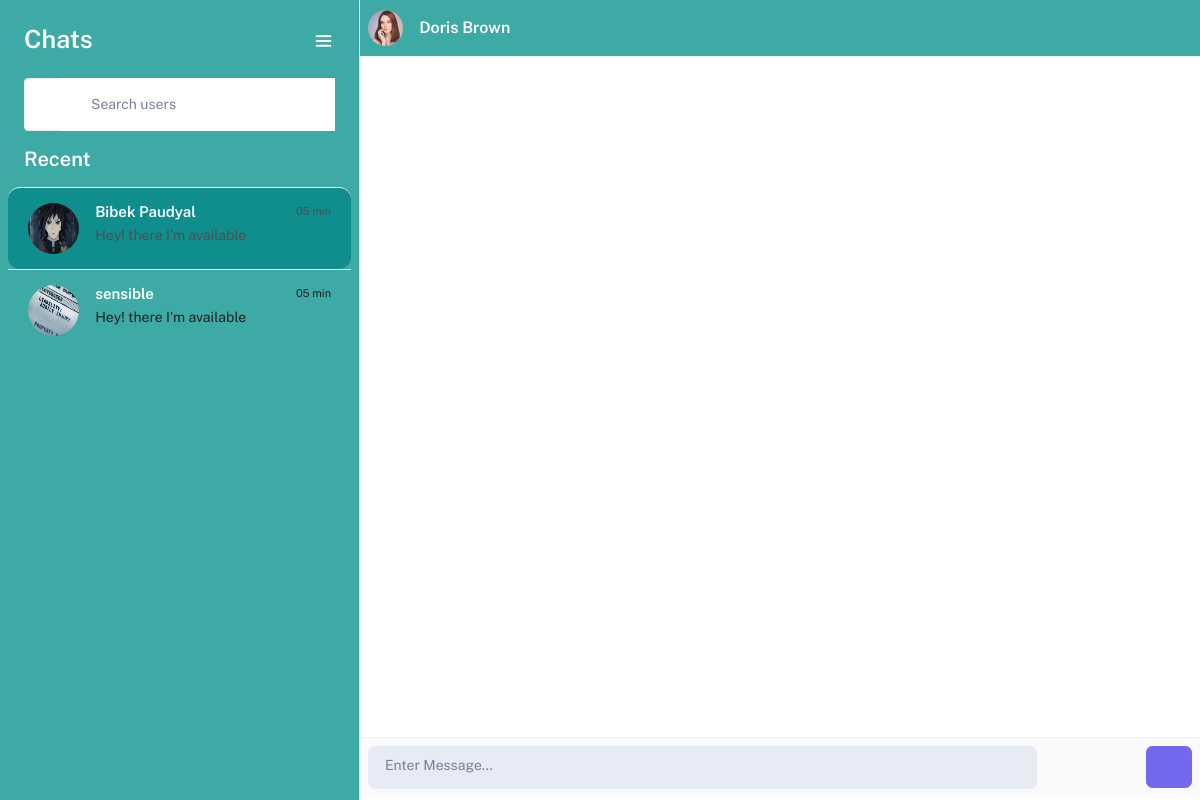
/chat/ (signed in), run on the app's committed database.
### core/models.py (models this page shows, shortened)
class PrivateChatThread(models.Model):
    first_user = models.ForeignKey(settings.AUTH_USER_MODEL, on_delete=models.CASCADE, null=True, blank=True, related_name='thread_first_person')
    second_user = models.ForeignKey(settings.AUTH_USER_MODEL, on_delete=models.CASCADE, null=True,blank=True,related_name='other_user')
    connected_users = models.ManyToManyField(settings.AUTH_USER_MODEL,blank = True, related_name="private_connected_users")
    is_active = models.BooleanField(default=False)
    timestamp = models.DateTimeField(auto_now_add=True)
    updated_at = models.DateTimeField(auto_now = True)
    objects = PrivateChatManager()
    class Meta:
        unique_together = ['first_user','second_user']

class GroupChatThread(Group):
    group_name = models.CharField(max_length=100,null=True)
    admin = models.ForeignKey(settings.AUTH_USER_MODEL,null=True, on_delete=models.SET_NULL, related_name ='grpadmin')
    image = models.ImageField(default='group_photos/nouser.jpg',upload_to='group_photos')
    group_description = models.TextField(blank=True, help_text="description of the group")
    created_at = models.DateTimeField(auto_now_add=True,auto_now=False)
    updated_at = models.DateTimeField(auto_now=True)

### accounts/models.py (models this page shows, shortened)
class CustomUser(AbstractUser):
    email                   = models.EmailField(_('email address'), unique=True)
    username                = models.CharField(max_length=30, unique=True)
    date_joined				= models.DateTimeField(verbose_name='date joined', auto_now_add=True)
    last_login				= models.DateTimeField(verbose_name='last login', auto_now=True)
    is_admin				= models.BooleanField(default=False)
    is_active				= models.BooleanField(default=True)
    is_staff				= models.BooleanField(default=False)
    is_superuser			= models.BooleanField(default=False)
    profile_image			= models.ImageField(max_length=255, upload_to='user_photos', null=True, blank=True, default=DEFAULT)
    hide_email				= models.BooleanField(default=True)
    status                  = models.IntegerField(default=0)
    USERNAME_FIELD = 'email'
    REQUIRED_FIELDS = ['username','first_name','last_name']
    objects = CustomUserManager()
    def __str__(self):
        return self.username

### core/views.py (the view)
# urls.py: path('',views.chat_thread_view,name = 'conversation'),
@login_required
def chat_thread_view(request,*args,**kwargs):
    current_user = request.user
    group = None
    logged_user = CustomUser.objects.values(
        'id',
        'first_name',
        'last_name',
        'username',
        'profile_image',
    ).get(id = current_user.id)
    thread_id = request.GET.get('thread_id')
    context = {}
    context['current_user'] = logged_user
    if thread_id:
        private_thread = PrivateChatThread.objects.get(pk = thread_id)
        context['private_thread'] = private_thread
        context['private_thread_json'] = serialize('jsonl',private_thread)
    threads1 = PrivateChatThread.objects.filter(first_user = current_user, is_active = True)
    threads2 = PrivateChatThread.objects.filter(second_user = current_user, is_active = True)
    group_ids = current_user.groups.values_list('id')
    group_threads = GroupChatThread.objects.filter(id__in = group_ids)
    threads = sorted(chain(threads1, threads2,group_threads),key = attrgetter('updated_at'),reverse = True)
    for thread in threads:
        if hasattr(thread,'first_user') or hasattr(thread,'second_user'):
            if thread.first_user == current_user:
                friend = thread.second_user
            else:
                friend = thread.first_user
            friend_list = FriendList.objects.get(user = current_user)
            if not friend_list.is_mutual_friend(friend):
                private_chat = PrivateChatThread.objects.create_room_if_none(current_user,friend)
                private_chat.is_active = False
                private_chat.save()
        else:
            group = thread
    context['chat_threads'] = threads
    context['thread_id'] = thread_id
    return render(request,"core/index.html",context)

### core/templates/core/index.html (shortened to what this page needs)
<!doctype html>
{% load static %}
<html lang="en">
<head>
        <link rel="stylesheet" href="{% static 'css/searchuser.css' %}">
        <link href="{% static 'assets/libs/magnific-popup/magnific-popup.css' %}" rel="stylesheet" type="text/css" />
        <link href='https://unpkg.com/boxicons@2.0.7/css/boxicons.min.css' rel='stylesheet'>
        <link rel="stylesheet" href="{% static 'assets/libs/owl.carousel/assets/owl.carousel.min.css' %} ">
        <link rel="stylesheet" href="{% static 'assets/libs/owl.carousel/assets/owl.theme.default.min.css' %}">
        <link href="{% static 'assets/css/bootstrap.min.css' %}" id="bootstrap-style" rel="stylesheet" type="text/css" />
        <link href="{% static 'assets/css/icons.min.css' %}" rel="stylesheet" type="text/css" />
        <link href="{% static 'assets/css/app.min.css' %}" id="app-style" rel="stylesheet" type="text/css" />
        <link rel="stylesheet" href="{% static 'package/css/lightgallery-bundle.css' %}" />
        <link rel="stylesheet" href="https://cdnjs.cloudflare.com/ajax/libs/highlight.js/10.2.0/styles/default.min.css" />
    </head>
    <body>
        <div style="background-color: var(--themecolor);" class="layout-wrapper d-lg-flex">
            <div class="chat-leftsidebar">
                <div class="tab-content">
                    <div class="tab-pane fade show active" id="pills-chat" role="tabpanel" aria-labelledby="pills-chat-tab">
                        <div>
                            <div class="px-4 pt-4">
                                <h4 class="mb-4 logo_name">Chats</h4>
                                <span><i class="bx bx-menu" id="menubtn" data-bs-toggle="modal" data-bs-target="#myModal"></i></span>
                                <div class="search-box chat-search-box">
                                    <div class="input-group mb-3 rounded-3">
                                        <span class="input-group-text text-muted bg-white pe-1 ps-3" id="basic-addon1">
                                            <i class="ri-search-line search-icon font-size-18"></i>
                                        </span>
                                        <form id="searchbar" class="form-control bg-white"autocomplete="off" onkeydown="return event.key != 'Enter';">
                                        <input type="text" class="form-control bg-white" id="search-input"  placeholder="Search users" aria-label="Search messages or users" aria-describedby="basic-addon1">
                                    </form>
                                    </div>
                                </div>
                            </div>
                            <div id="contact-list" class="px-2">
                                <h5 class="mb-3 px-3 text-white font-size-20">Recent</h5>
                                <div class="chat-message-list" data-simplebar>
                                    <ul class="list-unstyled chat-list chat-user-list" id="contact_list_ul">
                                        {% if chat_threads %}
                                        {% for thread in chat_threads %}
                                        {% if thread.first_user or thread.second_user  %}
                                            {% if thread.first_user == request.user %}
                                            <li class="myclass">
                                                <a onclick="onSelectFriend('{{thread.second_user.id}}',this);" data-threadType="private-thread" data-userId="{{thread.second_user.id}}" id="id_friend_list_{{thread.second_user.id}}">
                                                    <div class="d-flex">
                                                        <div class="chat-user-img online align-self-center me-3 ms-0">
                                                            <img id="id_friend_img_{{thread.second_user.id}}" src="{{thread.second_user.profile_image.url}}" class="rounded-circle avatar-sm" alt="">
                                                        </div>
                                                        <div class="flex-1 overflow-hidden">
                                                            <h5 class="text-truncate text-white font-size-15 mb-1">{{thread.second_user.first_name}} {{thread.second_user.last_name}}</h5>
                                                            <p class="chat-user-message text-truncate mb-0">Hey! there I'm available</p>
                                                        </div>
                                                        <div class="font-size-11">05 min</div>
                                                    </div>
                                                </a>
                                            </li>
                                            {% else %}
                                            <li class="myclass">
                                                <a onclick="onSelectFriend('{{thread.first_user.id}}',this);" data-threadType="private-thread" data-userId="{{thread.first_user.id}}" id="id_friend_list_{{thread.first_user.id}}">
                                                    <div class="d-flex">
                                                        <div class="chat-user-img online align-self-center me-3 ms-0">
                                                            <img id="id_friend_img_{{thread.first_user.id}}" src="{{thread.first_user.profile_image.url}}" class="rounded-circle avatar-sm" alt="">
                                                        </div>
                                                        <div class="flex-1 overflow-hidden">
                                                            <h5 class="text-truncate text-white font-size-15 mb-1">{{thread.first_user.first_name}} {{thread.first_user.last_name}}</h5>
                                                            <p class="chat-user-message text-truncate mb-0">Hey! there I'm available</p>
                                                        </div>
                                                        <div class="font-size-11">05 min</div>
                                                    </div>
                                                </a>
                                            </li>
                                            {% endif %}
                                        {% else %}
                                        <li class="myclass">
                                            <a onclick="onSelectGroup('{{thread.id}}',this);" data-threadType="group-thread" class="myclass" data-userId="{{thread.id}}" id="id_friend_list_{{thread.id}}">
                                                <div class="d-flex">
                                                    <div class="chat-user-img online align-self-center me-3 ms-0">
                                                        <img id="id_friend_img_{{thread.id}}" src="{{thread.image.url}}" class="rounded-circle avatar-sm" alt="">
                                                    </div>
                                                    <div class="flex-1 overflow-hidden">
                                                        <h5 class="text-truncate text-white font-size-15 mb-1">{{thread.group_name}}</h5>
                                                        <p class="chat-user-message text-truncate mb-0">Hey! there I'm available</p>
                                                    </div>
                                                    <div class="font-size-11">05 min</div>
                                                </div>
                                            </a>
                                        </li>
                                        {% endif %}
                                        {% endfor %}
                                        {% endif %}
                                    </ul>
                                </div>
                            </div>
                        </div>
                    </div>
                </div>
            </div>
            <div class="user-chat w-100 overflow-hidden">
                <div class="d-lg-flex">
                    <div class="w-100 overflow-hidden position-relative">
                        <div style="background-color:var(--themecolor);" class="p-3 p-lg-2 border-bottom user-chat-topbar">
                            <div class="row align-items-center">
                                <div class="col-sm-4 col-8">
                                    <div class="d-flex align-items-center">
                                        <div class="me-3 ms-0">
                                            <img src="{% static 'assets/images/users/avatar-4.jpg' %}" id="topbar_otheruser_image" class="rounded-circle avatar-xs" alt="">
                                        </div>
                                        <div class="flex-grow-1 overflow-hidden">
                                            <h5 class="font-size-16 mb-0 text-truncate"><a href="#" id="topbar_otheruser_name" class="text-white user-profile-show">Doris Brown</a><i class="ri-record-circle-fill font-size-10 text-success d-inline-block ms-1"></i></h5>
                                        </div>
                                    </div>
                                </div>
                                <div class="col-sm-8 col-4">
                                    <ul class="list-inline user-chat-nav text-end mb-0">
                                        <li class="list-inline-item d-lg-inline-block me-2 ms-0">
                                            <button type="button" class="btn nav-btn user-profile-show">
                                                <i class="ri-more-fill text-white"></i>
                                            </button>
                                        </li>
                                    </ul>
                                </div>
                            </div>
                        </div>
                        <div id="chat_section" style="overscroll-behavior: none;" class="chat-conversation d-flex flex-column">
                            <div id="id_chat_log" class="d-flex chat-log">
                            </div>
                        </div>
                        <div class="chat-input-section p-3 p-lg-2 border-top mb-0">
                            <div class="row g-0">
                                <div class="col">
                                    <textarea style="resize: none;height: 35px;" class="form-control form-control-lg bg-light border-light" id="chat_message_input" placeholder="Enter Message..."></textarea>
                                </div>
                                <div class="col-auto">
                                    <div class="chat-input-links ms-md-2 me-md-0">
                                        <ul class="list-inline mb-0">
                                            <li class="list-inline-item" data-bs-toggle="tooltip" data-bs-placement="top" title="Emoji">
                                                <button type="button" class="btn btn-link text-decoration-none font-size-16 btn-lg waves-effect">
                                                    <i class="ri-emotion-happy-line"></i>
                                                </button>
                                            </li>
                                            <li class="list-inline-item" data-bs-toggle="tooltip" data-bs-placement="top" title="Attached File">
                                                <button type="button" class="btn btn-link text-decoration-none font-size-16 btn-lg waves-effect">
                                                    <i class="ri-attachment-line"></i>
                                                </button>
                                            </li>
                                            <li class="list-inline-item">
                                                <button id="chat_message_send_btn" type="submit" class="btn btn-primary font-size-16 btn-lg chat-send waves-effect waves-light">
                                                    <i class="ri-send-plane-2-fill"></i>
                                                </button>
                                            </li>
                                        </ul>
                                    </div>
                                </div>
                            </div>
                        </div>
                    </div>
            </div>
        </div>
    </body>
</html>

### data on the page
PrivateChatThread: first_user.profile_image (picture), first_user.first_name "Bibek", first_user.last_name "Paudyal"
GroupChatThread: image (picture), group_name "sensible"
